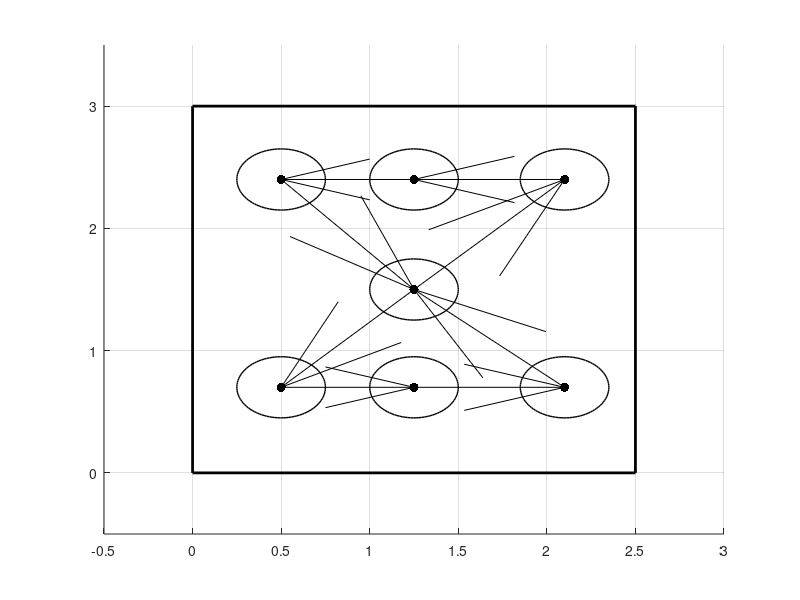

This figure's MATLAB source: (Note: this script raises an error after producing the figure.)
%importar o TXT primeiro

% pontos=[
% 0.195,  0.200;
% 0.065,  1.490;
% 0.245,  2.870;
% 1.245,  0.205;
% 1.250,  1.500;
% 1.260,  2.870;
% 2.355,  0.195;
% 2.360,  1.500;
% 2.350,  2.870];

WAYPOINTS = [   
2.10 2.40 0; %p9
1.25 2.40 0; %p6
0.50 2.40 0; %p3
1.25 1.50 0; %p5
0.50 0.70 0; %p1
1.25 0.70 0; %p4
2.10 0.70 0; %p7
1.25 1.50 0; %p5
            ];
        
% Responsável por iniciar a figura
close all
figure('pos',[400 50 600 600])
%axis equal;
axis([-0.5 3 -0.5 3.5]);
grid on;
hold on;

%Linhas das extremidades.
plot([0     0],[0 3],'k','LineWidth',2);
plot([0   2.5],[3 3],'k','LineWidth',2);
plot([2.5 2.5],[0 3],'k','LineWidth',2);
plot([0   2.5],[0 0],'k','LineWidth',2);

% plot(pontos(:,1), pontos(:,2), '.', 'MarkerSize',20,'Color', 'k')
for p=1:7
    plot(WAYPOINTS(p,1), WAYPOINTS(p,2), '.', 'MarkerSize',20,'Color', 'k')
    viscircles([WAYPOINTS(p,1) WAYPOINTS(p,2)],0.25, 'Color', 'k', 'LineWidth', 1);
end

for p=1:7
    dp(1)=WAYPOINTS(p+1,1)-WAYPOINTS(p,1);
    dp(2)=WAYPOINTS(p+1,2)-WAYPOINTS(p,2);
    quiver(WAYPOINTS(p,1),WAYPOINTS(p,2),dp(1),dp(2),0, 'color', [0 0 0],'Linewidth', 0.6, 'MaxHeadSize',0.4)
end
quiver(WAYPOINTS(8,1),WAYPOINTS(8,2),WAYPOINTS(1,1)-WAYPOINTS(8,1),WAYPOINTS(1,2)-WAYPOINTS(8,2),0, 'color', [0 0 0],'Linewidth', 0.6, 'MaxHeadSize',0.4)

%testes de 1 a 4
% i=11:1345
% i=1350:2525
% i=2550:3720
% i=3740:4780

comeco=3740;
final=4780;

for i=comeco:final
    p1 = plot([min(Px_est(i-1),2.5) min(Px_est(i),2.5)], [Py_est(i-1) Py_est(i)], 'b');
    p2 = plot(LSx(i), LSy(i), 'o', 'MarkerSize',5,'Color', 'r');
%     title(strcat('i=',num2str(int16(i-comeco)),'/', num2str(int16(final))));  pause(0.1);
end

xlabel('X[m]','FontSize',14); ylabel('Y[m]','FontSize',14);
% title('Trajetória estimada utilizando fusão sensorial');
legend([p1,p2],'posição estimada pelo Filtro de Kalman','posição calculada pelo SILA');

pause(1);
output_img = 'trajetoria_completo';
print(output_img,'-dpng');
% command = ['mv', ' ' , output_img, '.png ./figures/'];
% system(command);
